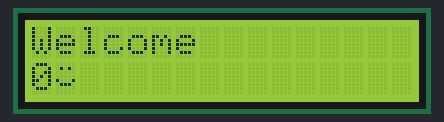
The sketch below on a simulated Arduino Uno, built with avr-gcc and run on an emulated ATmega328P. On the bench: 16×2 character LCD.

Above: at 0.1 s.
At 4.1 s:
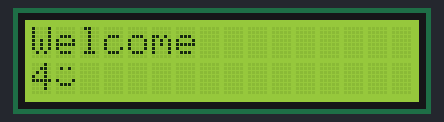
At 9.1 s:
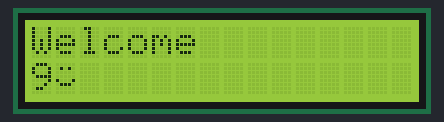
At 19.1 s:
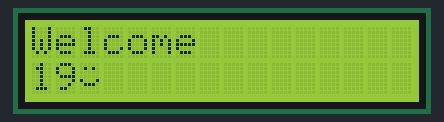
At 29.1 s:
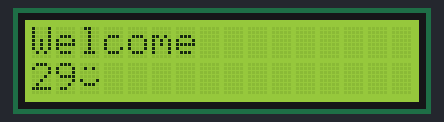
At 39.1 s:
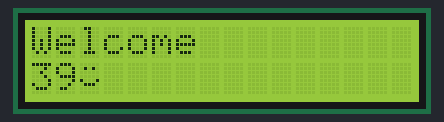

The sketch:

sketch_newlcd.ino
```cpp
#include <LiquidCrystal.h>
LiquidCrystal lcd(2, 3, 4, 5, 6, 7);
 unsigned char specialchar[8]={0x00,0x0A,0x00,0x00,0x11,0x0E,0x00};
void setup() {
  lcd.begin(16,2);
  lcd.clear();
  lcd.createChar(0, specialchar);
}
void loop() {
  lcd.setCursor(0,0);
  lcd.print("Welcome");
  lcd.setCursor(0,1);
  lcd.print(millis()/1000);
  lcd.write(byte(0));

}
```

Measured:
- what the display in image 1 shows lasts 1.0 s, from 4.0 s to 5.0 s
